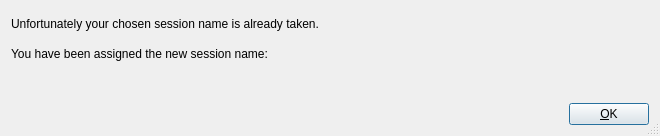
<?xml version="1.0" encoding="UTF-8"?>
<ui version="4.0">
 <class>CSessionNameDlgBase</class>
 <widget class="QDialog" name="CSessionNameDlgBase">
  <property name="geometry">
   <rect>
    <x>0</x>
    <y>0</y>
    <width>660</width>
    <height>136</height>
   </rect>
  </property>
  <property name="sizePolicy">
   <sizepolicy hsizetype="Minimum" vsizetype="Minimum">
    <horstretch>0</horstretch>
    <verstretch>0</verstretch>
   </sizepolicy>
  </property>
  <property name="windowTitle">
   <string>New Session Name</string>
  </property>
  <property name="windowIcon">
   <iconset resource="resources.qrc">
    <normaloff>:/png/main/res/fronticon.png</normaloff>:/png/main/res/fronticon.png</iconset>
  </property>
  <property name="sizeGripEnabled">
   <bool>true</bool>
  </property>
  <layout class="QVBoxLayout">
   <item>
    <layout class="QVBoxLayout" name="verticalLayout">
     <item>
      <widget class="QLabel" name="label">
       <property name="text">
        <string>Unfortunately your chosen session name is already taken.</string>
       </property>
      </widget>
     </item>
     <item>
      <widget class="QLabel" name="label_2">
       <property name="text">
        <string>You have been assigned the new session name:</string>
       </property>
      </widget>
     </item>
     <item>
      <widget class="QLabel" name="lblNewName">
       <property name="text">
        <string/>
       </property>
      </widget>
     </item>
     <item>
      <layout class="QHBoxLayout" name="horizontalLayout">
       <item>
        <spacer name="spacer">
         <property name="orientation">
          <enum>Qt::Horizontal</enum>
         </property>
         <property name="sizeType">
          <enum>QSizePolicy::Expanding</enum>
         </property>
         <property name="sizeHint" stdset="0">
          <size>
           <width>20</width>
           <height>20</height>
          </size>
         </property>
        </spacer>
       </item>
       <item>
        <widget class="QPushButton" name="buttonOk">
         <property name="text">
          <string>&amp;OK</string>
         </property>
         <property name="autoDefault">
          <bool>true</bool>
         </property>
         <property name="default">
          <bool>true</bool>
         </property>
        </widget>
       </item>
      </layout>
     </item>
    </layout>
   </item>
  </layout>
 </widget>
 <resources>
  <include location="resources.qrc"/>
 </resources>
 <connections/>
</ui>
